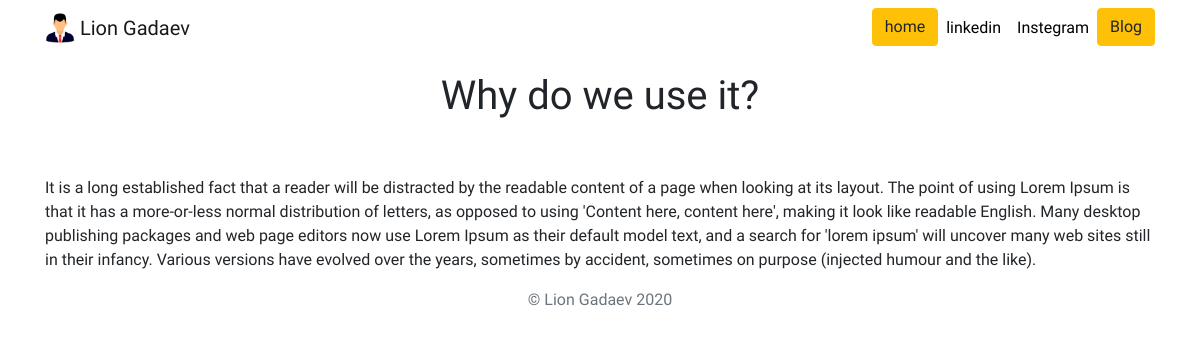
Page /blog/7/ on the committed database.
### blog/models.py (models this page shows, shortened)
class Blog(models.Model):
    title = models.CharField(max_length=200)
    description = models.TextField()

### blog/views.py (the view)
# urls.py: path('<int:blog_id>/', views.detail, name='detail'),
def detail(request,blog_id):
    blog = get_object_or_404(Blog, pk = blog_id)
    return render(request, 'blog/detail.html',{'blog': blog})

### blog/templates/blog/detail.html (shortened to what this page needs)
{% extends 'portfolio/base.html' %}
{% block content %}
  <h1 class="text-center pt-3">{{ blog.title }}</h1>
    <br />
    <br />
    <p>{{blog.description | safe}}</p>
  </div>
  <footer class="text-muted">
    <div class="container text-center">
      <p>© Lion Gadaev {% now "Y" %}</p>
      </div>
  </footer>
{% endblock %}

### portfolio/static/portfolio/custom.css (style rules this page uses)
body { font-family: 'Sen', sans-serif; }

### rows in the picture
Blog: title "Why do we use it?", description "It is a long established fact that a reader will be distracted by the readable content of a page when looking at its layout. The point of using Lorem Ipsum is that it has a more-or-less normal distribution of letters, as opposed to using 'Content here, content here', making it look like readable English. Many desktop publishing packages and web page editors now use Lorem Ipsum as their default model text, and a search for 'lorem ipsum' will uncover many web sites still in their infancy. Various versions have evolved over the years, sometimes by accident, sometimes on purpose (injected humour and the like)."
